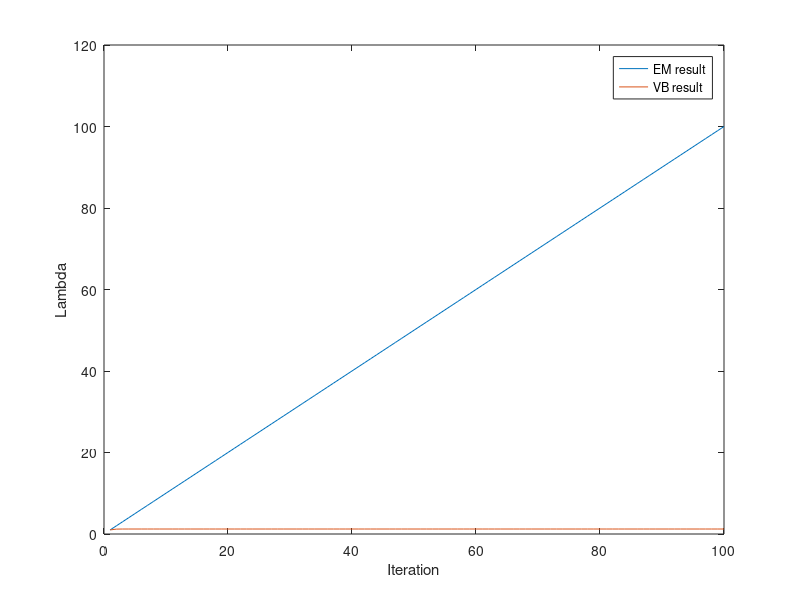

The MATLAB source for this figure:
lambda_actual = 1; % no way of converging to actual from a single data point.
sigma_x = 1;
mu_x = 0.5;


N_iter = 100;

y = normrnd(mu_x,sigma_x) + normrnd(0,1/sqrt(lambda_actual));

lambda_init = 0.01;


%% EM Algorithm

lambda_arr_em = zeros(1,N_iter);
lambda = lambda_init; % initial value for lambda.
for i = 1:N_iter
    % E step, calculate the kalman update for getting posterior of the latent
    % variable.
    K = sigma_x^2/(sigma_x^2+1/lambda);
    mu_post = mu_x + K*(y-mu_x);
    sigma_post = sqrt(sigma_x^2-K*sigma_x^2);
    % We also have derived the expectation on paper. Calculate the optimum
    % lambda with these parameters.
    lambda = 1/((y-mu_post)^2 + sigma_post^2);
    lambda_arr_em(i) = lambda;
end

%% VB Algorithm
lambda_arr_vb = zeros(1,N_iter);
lambda = lambda_init; % initial value for lambda.
% initial values for distibutions. 
a_0 = 1;  
b_0 = 1;
a_vb = lambda_init*b_0;  
b_vb = b_0;   % so that E[lambda] starts at lambda_init
for i = 1:N_iter
    % Use the derived relations for optimum values. 
    mu_x_vb = (a_vb*y/b_vb + mu_x/(sigma_x^2))/(a_vb/b_vb+1/(sigma_x^2));
    sigma_x_vb = sqrt(b_vb*sigma_x^2/(a_vb*sigma_x^2+b_vb));
    a_vb = a_0 + 0.5;
    b_vb = b_0 + 0.5*((y-mu_x_vb)^2+sigma_x_vb^2);
    lambda = a_vb/b_vb;
    lambda_arr_vb(i) = lambda;
end
%% Visualization
figure 
for i = 1:N_iter
    t = 1:1:i;
    plot(t,lambda_arr_em(1:i));
    hold on;
    plot(t,lambda_arr_vb(1:i));
    legend("EM result","VB result");
    ylabel("Lambda");
    xlabel("Iteration");
    hold off;
    pause(0.05);
    
end 
